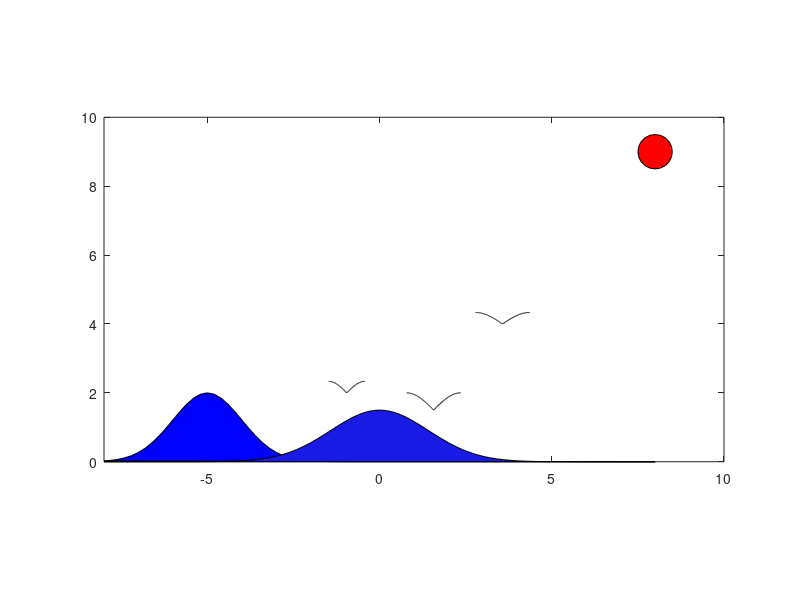

The MATLAB script that drew this image: (Note: this script raises an error after producing the figure.)
%取0~pi之间的正弦曲线做燕子的翅膀
%0~pi/2之间的曲线当做右翅膀
%pi/2~pi之间的曲线当做左翅膀
clear all
clc
x1 = [ 0:0.01:1/2 ] * pi;%右侧翅膀横坐标
y1 = sin( x1 );          %右侧翅膀纵坐标
x2 = [ 1/2:0.001:1 ] * pi;%左侧翅膀横坐标
y2 = sin( x2 );           %左侧翅膀纵坐标
p1 = plot( (x1+pi)/2, (y1+3)/2, 'k' );%右翅膀在右侧，所以需要“+pi”
hold on
p2 = plot( x2/2, (y2+3)/2, 'k' );
axis( [ -8, 10, 0, 10 ] ) %规划处矩形区域
 
p3 = plot( (x1+pi)/2+2, (y1+3)/3 + 3, 'k' );
p4 = plot( x2/2+2, (y2+3)/3 + 3 , 'k' );
 
p5 = plot( (x1+pi)/3-2, (y1+3)/3 + 1, 'k' );
p6 = plot( x2/3-2, (y2+3)/3 + 1, 'k' );
 
%给矩形区域添加背景色
axis( [ -8, 10, 0, 10 ] )
%set( gcf, 'doublebuffer', 'on');
set( gca, 'color', [ 1, 1, 0.9 ] );%gca表示当前图形区域
 
%绘制红太阳
t = (0:0.1:2) * pi;
x = 0.5 * cos(t) + 8;
y = 0.5 * sin(t) + 9;
fill( x, y, 'r' ) 
axis equal
axis( [ -8, 10, 0, 10 ] )
%绘制两座高山
xh = [ -8 : 0.2 : 8 ];
yh1 = 2 * exp( -(xh + 5).^2 / 2 );
fill( xh, yh1, 'b' )
hold on
yh2 = 1.5 * exp( -xh.^2 / 4 );
area( xh, yh2, 'FaceColor', [ 0.1, 0.1, 0.9 ] );
 
%运动路线
path_x = [-2 : 0.01 : 2] *pi;%横坐标
path_y1 = sin( path_x );        %第一只小燕子的飞行路线
path_y2 = cos( path_x );        %第二只小燕子的飞行路线
path_y3 = cos( fliplr(path_x) );%第三只小燕子的飞行路线
set( gcf, 'doublebuffer', 'on');
hight = 2;%设定小燕子的初始高度
period = 5; %运动周期
k = 0;
len = length( path_x );
while k < period
    for i = 1 : len
        set( p1, 'Xdata', path_x(i) +(x1+pi)/2, 'Ydata', path_y1(i)+2  + (y1+3)/2 + hight );
        set( p2, 'Xdata', path_x(i) + x2/2, 'Ydata', path_y1(i) + 2 + (y2+3)/2 + hight );
        set( p3, 'Xdata', path_x(i)-2 + (x1+pi)/2, 'Ydata', path_y2(i)+2  + (y1+3)/3 + hight );
        set( p4, 'Xdata', path_x(i)-2 + x2/2, 'Ydata', path_y2(i) + 2 + (y2+3)/3 + hight );
        set( p5, 'Xdata', path_x(len-i+1) + (x1+pi)/3, 'Ydata', path_y3(i) + 2  + (y1+3)/3 + hight );
        set( p6, 'Xdata', path_x(len-i+1) + x2/3, 'Ydata', path_y3(i) + 2 + (y2+3)/3 + hight );
        pause(0.02);
    end
    path_x = fliplr( path_x );%逆向返回飞行
    k = k + 1;
end

